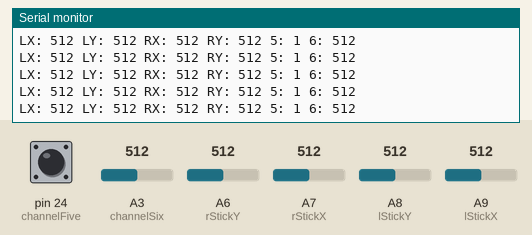
This sketch was run on a simulated Arduino Mega 2560, built with avr-gcc and run on an emulated ATmega2560. Parts: the last lines printed to the serial monitor. The test bench sets the inputs (shaded band); at power-on: A3 (channelSix) = 512, A6 (rStickY) = 512, A7 (rStickX) = 512, A8 (lStickY) = 512, A9 (lStickX) = 512, pin 24 (channelFive) HIGH.

Above: at 1.2 s.
1.3 s: A3 (channelSix) set to 716
At 1.33 s:
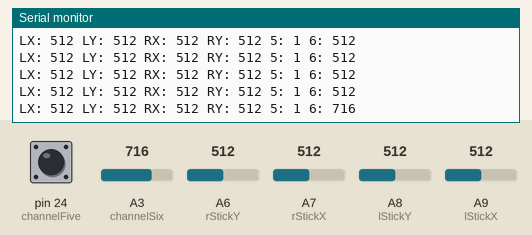
2.8 s: A6 (rStickY) set to 716
At 2.85 s:
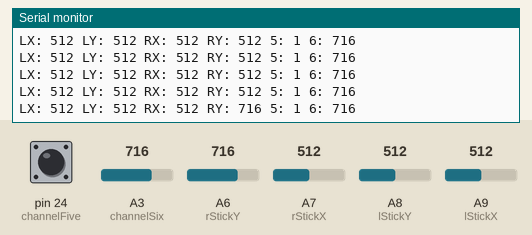
4.3 s: A7 (rStickX) set to 30
At 4.38 s:
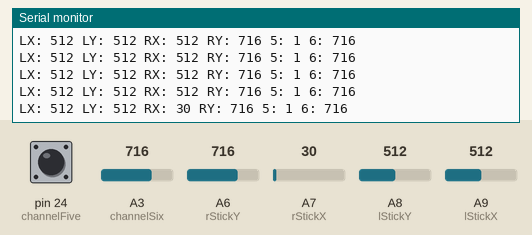
7.3 s: A8 (lStickY) set to 716
At 7.32 s:
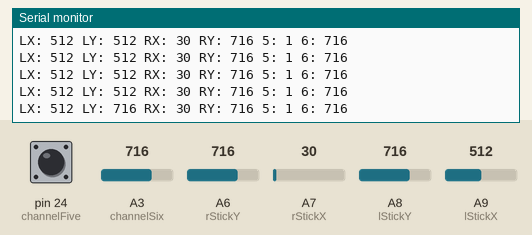
8.8 s: A9 (lStickX) set to 716
At 8.85 s:
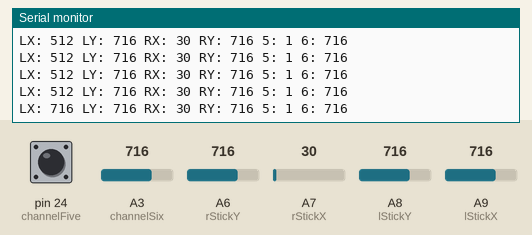
10.3 s: A7 (rStickX) set to 306
At 10.37 s:
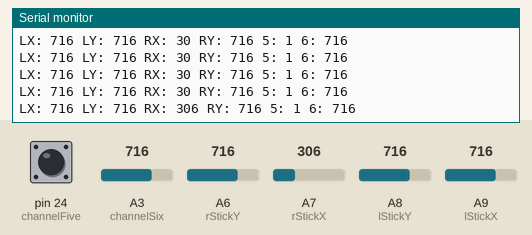
Timing chart, 0 to 13.3 s (numbered marks = the images above; inputs shaded):
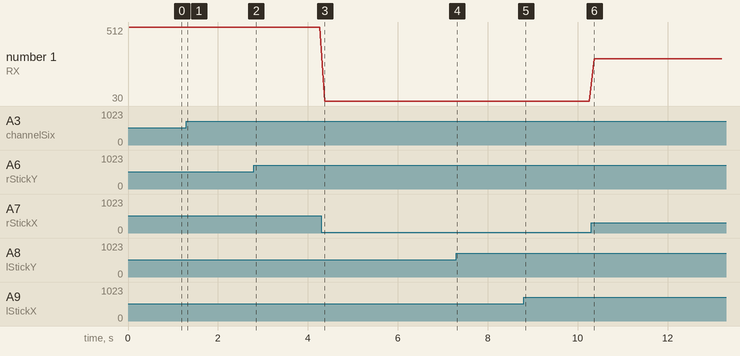

Measured:
- after the input at 1.3 s, the serial monitor: prints a new line at once (image 1)
- after the input at 2.8 s, the serial monitor: prints a new line after 0.05 s (image 2)
- after the input at 4.3 s, the serial monitor: prints a new line after 0.07 s (image 3)
- after the input at 7.3 s, the serial monitor: prints a new line at once (image 4)
- after the input at 8.8 s, the serial monitor: prints a new line at once (image 5)
- after the input at 10.3 s, the serial monitor: prints a new line after 0.06 s (image 6)
- plotted number 1: 512 → 30 after the input at 4.3 s, 30 → 306 after the input at 10.3 s

The sketch:

rudRemoteStickFinder.ino
```cpp
// (licence header left out)
// the analog pins your gimbals are plugged into
#define lStickX  A9     // left stick, X (horizontal) direction (yaw) (channel 4 in Mode 2)
#define lStickY  A8     // left stick, Y (vertical) direction (throttle) (channel 3 in Mode 2)
#define rStickX  A7     // right stick, X (roll) (channel 1 in Mode 2)
#define rStickY  A6     // left stick, Y (pitch) (channel 2 in Mode 2)

#define channelFive 24
#define channelSix A3

void setup() {
  // put your setup code here, to run once:
  pinMode(channelFive, INPUT_PULLUP);
  Serial.begin(9600);
  Serial.println("rudRemoteStickFinder");
}

void loop() {
  // put your main code here, to run repeatedly:
  Serial.print("LX: ");
  Serial.print(analogRead(lStickX));
  Serial.print(" LY: ");
  Serial.print(analogRead(lStickY));
  Serial.print(" RX: ");
  Serial.print(analogRead(rStickX));
  Serial.print(" RY: ");
  Serial.print(analogRead(rStickY));
  Serial.print(" 5: ");
  Serial.print(digitalRead(channelFive));
  Serial.print(" 6: ");
  Serial.println(analogRead(channelSix));
  delay(100);
}
```
